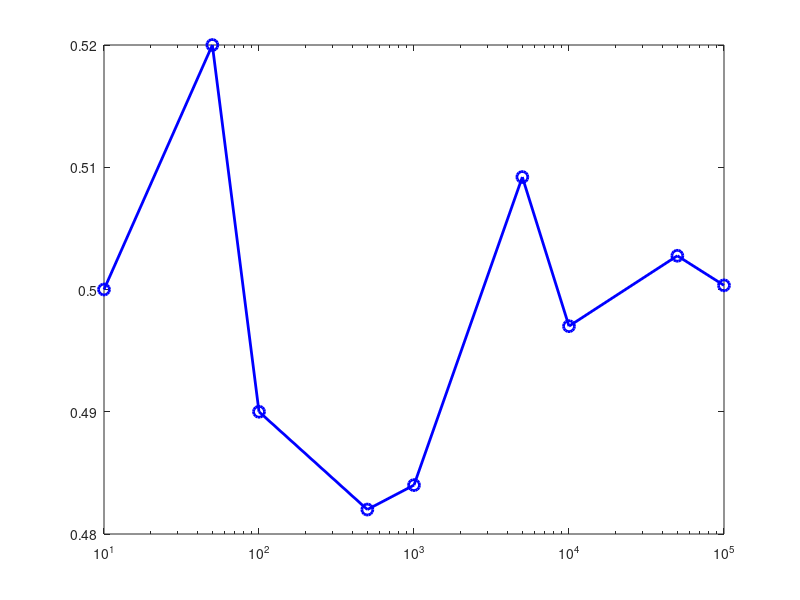

MATLAB code for this plot: (Note: this script raises an error after producing the figure.)
% Testing different values of n and check how the probability of heads converges to 0.5

% Define different values of n (number of coin flips)
n_values = [10, 50, 100, 500, 1000, 5000, 10000, 50000, 100000];

% Store probability estimates
estimated_probs = zeros(1, length(n_values));

% Loop through each value of n and simulate coin tosses
for i = 1:length(n_values)
    n = n_values(i);  % Number of flips
    tosses = rand(1, n) > 0.5;  % Generate random tosses (Heads = 1, Tails = 0)
    num_heads = sum(tosses);  % Count the number of heads
    estimated_probs(i) = num_heads / n;  % Calculate the probability of heads
    
    fprintf('For n = %d, estimated probability of heads = %.4f\n', n, estimated_probs(i));
end

% Plot results
figure;
semilogx(n_values, estimated_probs, 'bo-', 'MarkerSize', 8, 'LineWidth', 2); % Log scale for x-axis
hold on;
yline(0.5, 'r--', 'LineWidth', 2); % True probability (0.5) as a reference
xlabel('Number of Coin Flips (n)');
ylabel('Estimated Probability of Heads');
title('Effect of Sample Size (n) on Estimated Probability');
legend('Estimated Probability', 'True Probability (0.5)');
grid on;
